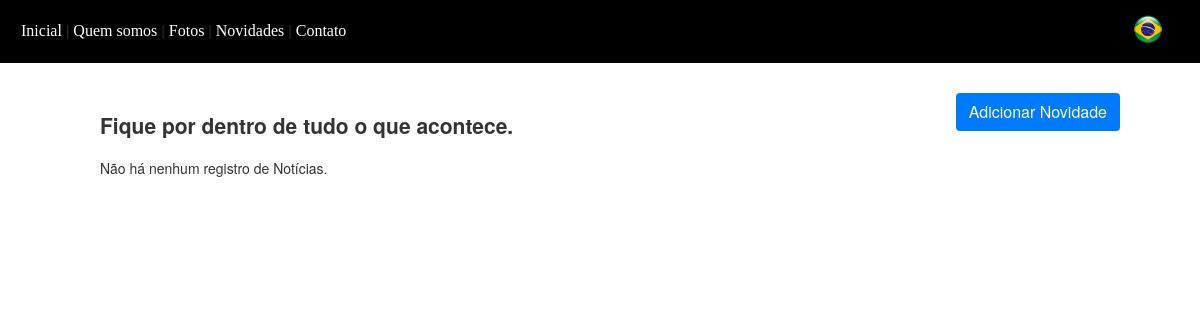
The page /novidades.php?idioma=pt-br on the database as committed earlier.
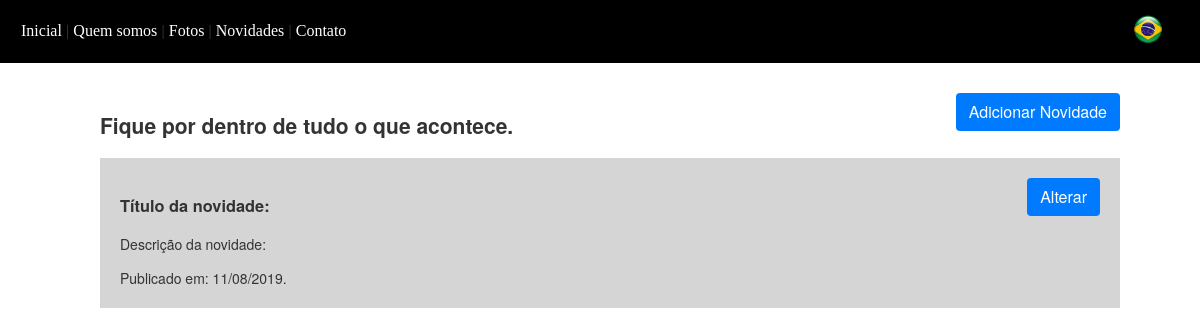
The same page on the database as committed later.
### tables this page shows
CREATE TABLE `novidade` (
  `ID` int(11) NOT NULL,
  `data` varchar(255) NOT NULL,
  `foto` varchar(255) NOT NULL,
  `titulo_br` varchar(255) NOT NULL,
  `titulo_us` varchar(255) NOT NULL,
  `titulo_es` varchar(255) NOT NULL,
  `titulo_fr` varchar(255) NOT NULL,
  `texto_br` text NOT NULL,
  `texto_us` text NOT NULL,
  `texto_es` text NOT NULL,
  `texto_fr` text NOT NULL,
  `status` varchar(20) NOT NULL
);

### idiomas/pt-br.php (called while the page is built)
<?php
$trad['titulo'] = 'Olá, bem vindo';
$trad['textoindex'] = 'Você está na página principal do sistema.';
$trad['textoquemsomos'] = 'Aqui você conhecerá um pouco da nossa história.';
$trad['textofotos'] = 'Veja a nossa galeria de fotos que preparamos para você.';
$trad['textonovidades'] = 'Fique por dentro de tudo o que acontece.';
$trad['textocontato'] = 'Diga-nos o que você pensa. Dúvidas, sugestões, dicas e críticas.';
$trad['labelnome'] = 'Nome';
$trad['labelemail'] = 'E-mail';
$trad['labelassunto'] = 'Assunto';
$trad['labelmensagem'] = 'Mensagem';
$trad['menu5'] = 'Contato';
$trad['menu1'] = 'Inicial';
$trad['menu2'] = 'Quem somos';
$trad['menu3'] = 'Fotos';
$trad['titulofoto'] = 'Título';
$trad['menu4'] = 'Novidades';
$trad['titulonovidade'] = 'Título da novidade';
$trad['textonovidade'] = 'Descrição da novidade';
$trad['datanovidade'] = 'Publicado em';
$trad['menu5'] = 'Contato';
?>

### novidades.php (the view, shortened to what this page needs)
<?php
include "conexao.php";
include('inc/lista_new.php');
?>
<!DOCTYPE html>
<html>
	<head>
		<link href="css/estilo.css" rel="stylesheet" type="text/css"/>
	</head>
	<body style="margin: 0; padding: 0">
		<?php include 'inc/idiomas.php'; ?>
		<?php include 'inc/menu.php'; ?>
		<div class="content">
			<span class="pull-right"><a class="btn btn-primary" role="button" href="add.php">Adicionar Novidade</a></span>
			<h2><?php echo $trad['textonovidades'];?></h2>
<?php
$sql = mysqli_query($connect,"SELECT * FROM novidade ORDER BY ID DESC");
?>
<?php
if(mysqli_num_rows($sql) > 0){
while($ln = mysqli_fetch_object($sql)):
?>
<div style="background-color: #d5d5d5; padding: 20px 20px 20px 20px">
			<a class="btn btn-primary pull-right" role="button" href="editar.php?ID=<?php echo $ln->ID; ?>">Alterar</a>
			<h3><?php echo $trad['titulonovidade'];?>: <?php echo $ln->$titulo; ?></h3>
			<p><?php echo $trad['textonovidade'];?>: <?php echo $ln->$texto; ?></p>
			<?php echo $trad['datanovidade'];?>: <?php echo $ln->data; ?>.
</div>
<?php endwhile ?>
<?php } else if(mysqli_num_rows($sql) == false){?>
Não há nenhum registro de Notícias.
<?php } ?>
		</div>
	</body>
</html>

Rows that differ between the two databases and show on the page:
added novidade: data "11/08/2019"
Other text that changed with them:
text no longer shown: "Não há nenhum registro de Notícias."
